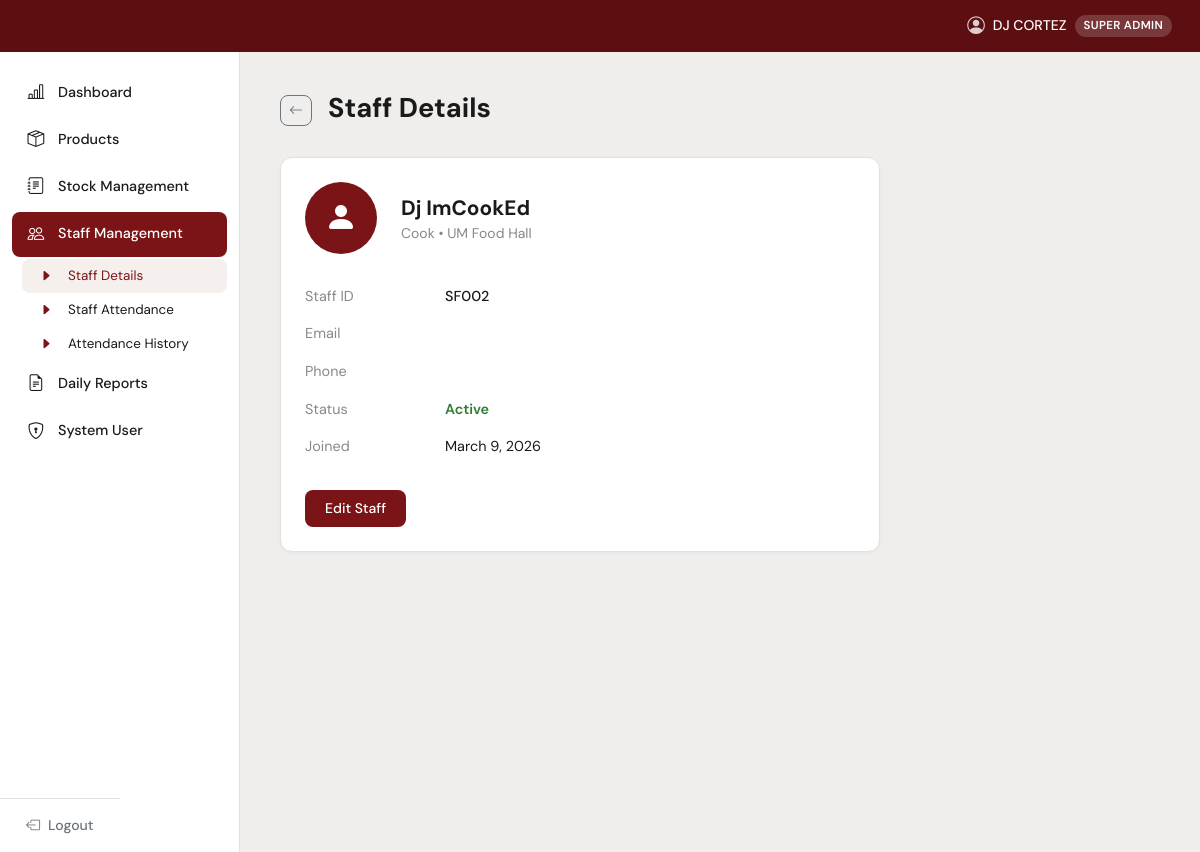
Screenshot of /view_staff.php?id=7 (signed in) with the database file from the repository.
### tables this page shows
CREATE TABLE `staff` (
  `id` int(11) NOT NULL,
  `staff_id` varchar(20) NOT NULL,
  `full_name` varchar(150) NOT NULL,
  `role` enum('Cashier','Manager','Cook','Helper') DEFAULT 'Cashier',
  `branch_id` int(11) DEFAULT NULL,
  `status` enum('Active','Inactive') DEFAULT 'Active',
  `email` varchar(150) DEFAULT NULL,
  `phone` varchar(20) DEFAULT NULL,
  `created_at` timestamp NOT NULL DEFAULT current_timestamp()
);

CREATE TABLE `branches` (
  `id` int(11) NOT NULL,
  `name` varchar(100) NOT NULL,
  `code` varchar(20) NOT NULL,
  `address` varchar(255) DEFAULT NULL
);

### view_staff.php (the view, shortened to what this page needs)
<?php
$db = getDB();
$id = (int)($_GET['id'] ?? 0);
$member = $db->query("SELECT s.*, b.name as branch_name FROM staff s LEFT JOIN branches b ON b.id=s.branch_id WHERE s.id=$id")->fetch_assoc();
include 'includes/header.php';
?>
<div class="d-flex align-items-center gap-3 mb-4">
    <a href="staff.php" class="btn btn-sm btn-outline-secondary" style="border-radius:8px;"><i class="bi bi-arrow-left"></i></a>
    <div class="page-title">Staff Details</div>
</div>
<div class="c-card p-4" style="max-width:600px;">
    <div class="d-flex align-items-center gap-4 mb-4">
        <div style="width:72px;height:72px;border-radius:50%;background:var(--maroon);display:flex;align-items:center;justify-content:center;">
            <i class="bi bi-person-fill" style="color:#fff;font-size:2rem;"></i>
        </div>
        <div>
            <div style="font-size:1.3rem;font-weight:700;"><?= htmlspecialchars($member['full_name']) ?></div>
            <div style="color:#888;font-size:.875rem;"><?= htmlspecialchars($member['role']) ?> &bull; <?= htmlspecialchars($member['branch_name'] ?? '—') ?></div>
        </div>
    </div>
    <table style="width:100%;font-size:.9rem;">
        <tr><td style="padding:8px 0;color:#888;width:140px;">Staff ID</td><td style="font-weight:500;"><?= htmlspecialchars($member['staff_id']) ?></td></tr>
        <tr><td style="padding:8px 0;color:#888;">Email</td><td><?= htmlspecialchars($member['email'] ?? '—') ?></td></tr>
        <tr><td style="padding:8px 0;color:#888;">Phone</td><td><?= htmlspecialchars($member['phone'] ?? '—') ?></td></tr>
        <tr><td style="padding:8px 0;color:#888;">Status</td>
            <td><span style="font-weight:600;color:<?= $member['status']==='Active'?'#2E7D32':'#888' ?>"><?= $member['status'] ?></span></td>
        </tr>
        <tr><td style="padding:8px 0;color:#888;">Joined</td><td><?= date('F j, Y', strtotime($member['created_at'])) ?></td></tr>
    </table>
    <div class="mt-4">
        <a href="edit_staff.php?id=<?= $member['id'] ?>" class="btn btn-maroon">Edit Staff</a>
    </div>
</div>
<?php include 'includes/footer.php'; ?>

### includes/header.php (style rules this page uses)
:root { --maroon: #7B1416; --maroon-dark: #5C0E10; --maroon-light: #A03030; --crimson: #C1375A; --bg-body: #F0EEEC; --sidebar-w: 240px; --header-h: 52px; --text-main: #1a1a1a; --text-muted: #6c757d; --card-bg: #FFFFFF; --border: #E4E0DC; --tbl-header: #EAE6E2; }
*, *::before, *::after { box-sizing: border-box; margin: 0; padding: 0; }
body { font-family: 'DM Sans', sans-serif; background: var(--bg-body); color: var(--text-main); min-height: 100vh; }
.page-title { font-size: 1.7rem; font-weight: 700; margin-bottom: 4px; }
.c-card { background: var(--card-bg); border-radius: 12px; border: 1px solid var(--border); box-shadow: 0 1px 4px rgba(0,0,0,.04); }
.btn-maroon { background: var(--maroon); color: #fff; border: none; border-radius: 8px; padding: 8px 20px; font-size: .875rem; font-weight: 500; transition: background .15s; }

### rows the page displays
staff: full_name "Dj ImCookEd", role "Cook", branch.name "UM Food Hall", staff "SF002", status "Active", created_at "March 9, 2026"

### other values shown
$_SESSION['full_name'] "DJ CORTEZ"
roleBadge($_role) "SUPER ADMIN"
